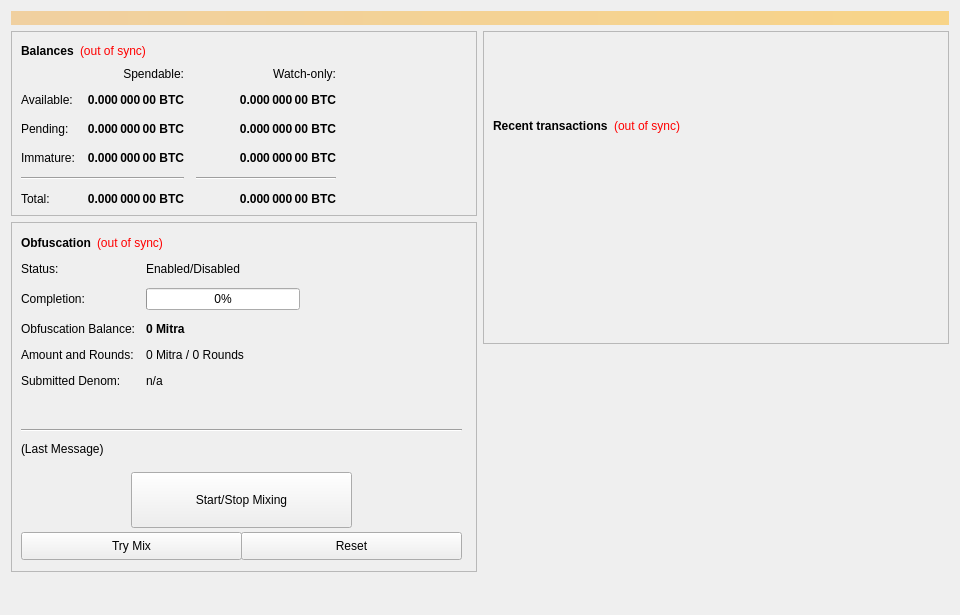
<?xml version="1.0" encoding="UTF-8"?>
<ui version="4.0">
 <class>OverviewPage</class>
 <widget class="QWidget" name="OverviewPage">
  <property name="geometry">
   <rect>
    <x>0</x>
    <y>0</y>
    <width>960</width>
    <height>615</height>
   </rect>
  </property>
  <property name="minimumSize">
   <size>
    <width>960</width>
    <height>0</height>
   </size>
  </property>
  <property name="windowTitle">
   <string>Form</string>
  </property>
  <layout class="QVBoxLayout" name="topLayout">
   <item>
    <widget class="QLabel" name="labelAlerts">
     <property name="visible">
      <bool>false</bool>
     </property>
     <property name="styleSheet">
      <string notr="true">background-color: qlineargradient(x1: 0, y1: 0, x2: 1, y2: 0, stop:0 #F0D0A0, stop:1 #F8D488); color:#000000;</string>
     </property>
     <property name="wordWrap">
      <bool>true</bool>
     </property>
     <property name="margin">
      <number>3</number>
     </property>
    </widget>
   </item>
   <item>
    <layout class="QHBoxLayout" name="horizontalLayout" stretch="1,1">
     <item>
      <layout class="QVBoxLayout" name="verticalLayout_2">
       <item>
        <widget class="QFrame" name="frame">
         <property name="frameShape">
          <enum>QFrame::StyledPanel</enum>
         </property>
         <property name="frameShadow">
          <enum>QFrame::Raised</enum>
         </property>
         <layout class="QVBoxLayout" name="verticalLayout_4">
          <item>
           <layout class="QHBoxLayout" name="horizontalLayout_4">
            <item>
             <widget class="QLabel" name="label_5">
              <property name="font">
               <font>
                <weight>75</weight>
                <bold>true</bold>
               </font>
              </property>
              <property name="text">
               <string>Balances</string>
              </property>
             </widget>
            </item>
            <item>
             <widget class="QLabel" name="labelWalletStatus">
              <property name="cursor">
               <cursorShape>WhatsThisCursor</cursorShape>
              </property>
              <property name="toolTip">
               <string>The displayed information may be out of date. Your wallet automatically synchronizes with the MITRA network after a connection is established, but this process has not completed yet.</string>
              </property>
              <property name="styleSheet">
               <string notr="true">QLabel { color: red; }</string>
              </property>
              <property name="text">
               <string notr="true">(out of sync)</string>
              </property>
              <property name="alignment">
               <set>Qt::AlignLeading|Qt::AlignLeft|Qt::AlignVCenter</set>
              </property>
             </widget>
            </item>
            <item>
             <spacer name="horizontalSpacer_3">
              <property name="orientation">
               <enum>Qt::Horizontal</enum>
              </property>
              <property name="sizeHint" stdset="0">
               <size>
                <width>40</width>
                <height>20</height>
               </size>
              </property>
             </spacer>
            </item>
           </layout>
          </item>
          <item>
           <layout class="QGridLayout" name="gridLayout">
            <property name="spacing">
             <number>12</number>
            </property>
            <item row="2" column="2">
             <widget class="QLabel" name="labelWatchPending">
              <property name="font">
               <font>
                <weight>75</weight>
                <bold>true</bold>
               </font>
              </property>
              <property name="cursor">
               <cursorShape>IBeamCursor</cursorShape>
              </property>
              <property name="toolTip">
               <string>Unconfirmed transactions to watch-only addresses</string>
              </property>
              <property name="text">
               <string notr="true">0.000 000 00 BTC</string>
              </property>
              <property name="alignment">
               <set>Qt::AlignRight|Qt::AlignTrailing|Qt::AlignVCenter</set>
              </property>
              <property name="textInteractionFlags">
               <set>Qt::LinksAccessibleByMouse|Qt::TextSelectableByKeyboard|Qt::TextSelectableByMouse</set>
              </property>
             </widget>
            </item>
            <item row="2" column="1">
             <widget class="QLabel" name="labelUnconfirmed">
              <property name="font">
               <font>
                <weight>75</weight>
                <bold>true</bold>
               </font>
              </property>
              <property name="cursor">
               <cursorShape>IBeamCursor</cursorShape>
              </property>
              <property name="toolTip">
               <string>Total of transactions that have yet to be confirmed, and do not yet count toward the spendable balance</string>
              </property>
              <property name="text">
               <string notr="true">0.000 000 00 BTC</string>
              </property>
              <property name="alignment">
               <set>Qt::AlignRight|Qt::AlignTrailing|Qt::AlignVCenter</set>
              </property>
              <property name="textInteractionFlags">
               <set>Qt::LinksAccessibleByMouse|Qt::TextSelectableByKeyboard|Qt::TextSelectableByMouse</set>
              </property>
             </widget>
            </item>
            <item row="3" column="2">
             <widget class="QLabel" name="labelWatchImmature">
              <property name="font">
               <font>
                <weight>75</weight>
                <bold>true</bold>
               </font>
              </property>
              <property name="cursor">
               <cursorShape>IBeamCursor</cursorShape>
              </property>
              <property name="toolTip">
               <string>Staked or masternode rewards in watch-only addresses that has not yet matured</string>
              </property>
              <property name="text">
               <string notr="true">0.000 000 00 BTC</string>
              </property>
              <property name="alignment">
               <set>Qt::AlignRight|Qt::AlignTrailing|Qt::AlignVCenter</set>
              </property>
              <property name="textInteractionFlags">
               <set>Qt::LinksAccessibleByMouse|Qt::TextSelectableByKeyboard|Qt::TextSelectableByMouse</set>
              </property>
             </widget>
            </item>
            <item row="4" column="0" colspan="2">
             <widget class="Line" name="lineSpendableBalance">
              <property name="orientation">
               <enum>Qt::Horizontal</enum>
              </property>
             </widget>
            </item>
            <item row="4" column="2">
             <widget class="Line" name="lineWatchBalance">
              <property name="sizePolicy">
               <sizepolicy hsizetype="Preferred" vsizetype="Fixed">
                <horstretch>0</horstretch>
                <verstretch>0</verstretch>
               </sizepolicy>
              </property>
              <property name="minimumSize">
               <size>
                <width>140</width>
                <height>0</height>
               </size>
              </property>
              <property name="orientation">
               <enum>Qt::Horizontal</enum>
              </property>
             </widget>
            </item>
            <item row="5" column="0">
             <widget class="QLabel" name="labelTotalText">
              <property name="text">
               <string>Total:</string>
              </property>
             </widget>
            </item>
            <item row="3" column="1">
             <widget class="QLabel" name="labelImmature">
              <property name="font">
               <font>
                <weight>75</weight>
                <bold>true</bold>
               </font>
              </property>
              <property name="cursor">
               <cursorShape>IBeamCursor</cursorShape>
              </property>
              <property name="toolTip">
               <string>Staked or masternode rewards that has not yet matured</string>
              </property>
              <property name="text">
               <string notr="true">0.000 000 00 BTC</string>
              </property>
              <property name="alignment">
               <set>Qt::AlignRight|Qt::AlignTrailing|Qt::AlignVCenter</set>
              </property>
              <property name="textInteractionFlags">
               <set>Qt::LinksAccessibleByMouse|Qt::TextSelectableByKeyboard|Qt::TextSelectableByMouse</set>
              </property>
             </widget>
            </item>
            <item row="2" column="3">
             <spacer name="horizontalSpacer_2">
              <property name="orientation">
               <enum>Qt::Horizontal</enum>
              </property>
              <property name="sizeHint" stdset="0">
               <size>
                <width>40</width>
                <height>20</height>
               </size>
              </property>
             </spacer>
            </item>
            <item row="3" column="0">
             <widget class="QLabel" name="labelImmatureText">
              <property name="text">
               <string>Immature:</string>
              </property>
             </widget>
            </item>
            <item row="5" column="1">
             <widget class="QLabel" name="labelTotal">
              <property name="font">
               <font>
                <weight>75</weight>
                <bold>true</bold>
               </font>
              </property>
              <property name="cursor">
               <cursorShape>IBeamCursor</cursorShape>
              </property>
              <property name="toolTip">
               <string>Your current total balance</string>
              </property>
              <property name="text">
               <string notr="true">0.000 000 00 BTC</string>
              </property>
              <property name="alignment">
               <set>Qt::AlignRight|Qt::AlignTrailing|Qt::AlignVCenter</set>
              </property>
              <property name="textInteractionFlags">
               <set>Qt::LinksAccessibleByMouse|Qt::TextSelectableByKeyboard|Qt::TextSelectableByMouse</set>
              </property>
             </widget>
            </item>
            <item row="5" column="2">
             <widget class="QLabel" name="labelWatchTotal">
              <property name="font">
               <font>
                <weight>75</weight>
                <bold>true</bold>
               </font>
              </property>
              <property name="cursor">
               <cursorShape>IBeamCursor</cursorShape>
              </property>
              <property name="toolTip">
               <string>Current total balance in watch-only addresses</string>
              </property>
              <property name="text">
               <string notr="true">0.000 000 00 BTC</string>
              </property>
              <property name="alignment">
               <set>Qt::AlignRight|Qt::AlignTrailing|Qt::AlignVCenter</set>
              </property>
              <property name="textInteractionFlags">
               <set>Qt::LinksAccessibleByMouse|Qt::TextSelectableByKeyboard|Qt::TextSelectableByMouse</set>
              </property>
             </widget>
            </item>
            <item row="0" column="2">
             <widget class="QLabel" name="labelWatchonly">
              <property name="text">
               <string>Watch-only:</string>
              </property>
              <property name="alignment">
               <set>Qt::AlignRight|Qt::AlignTrailing|Qt::AlignVCenter</set>
              </property>
             </widget>
            </item>
            <item row="1" column="0">
             <widget class="QLabel" name="labelBalanceText">
              <property name="text">
               <string>Available:</string>
              </property>
             </widget>
            </item>
            <item row="1" column="1">
             <widget class="QLabel" name="labelBalance">
              <property name="font">
               <font>
                <weight>75</weight>
                <bold>true</bold>
               </font>
              </property>
              <property name="cursor">
               <cursorShape>IBeamCursor</cursorShape>
              </property>
              <property name="toolTip">
               <string>Your current spendable balance</string>
              </property>
              <property name="text">
               <string notr="true">0.000 000 00 BTC</string>
              </property>
              <property name="alignment">
               <set>Qt::AlignRight|Qt::AlignTrailing|Qt::AlignVCenter</set>
              </property>
              <property name="textInteractionFlags">
               <set>Qt::LinksAccessibleByMouse|Qt::TextSelectableByKeyboard|Qt::TextSelectableByMouse</set>
              </property>
             </widget>
            </item>
            <item row="1" column="2">
             <widget class="QLabel" name="labelWatchAvailable">
              <property name="font">
               <font>
                <weight>75</weight>
                <bold>true</bold>
               </font>
              </property>
              <property name="cursor">
               <cursorShape>IBeamCursor</cursorShape>
              </property>
              <property name="toolTip">
               <string>Your current balance in watch-only addresses</string>
              </property>
              <property name="text">
               <string notr="true">0.000 000 00 BTC</string>
              </property>
              <property name="alignment">
               <set>Qt::AlignRight|Qt::AlignTrailing|Qt::AlignVCenter</set>
              </property>
              <property name="textInteractionFlags">
               <set>Qt::LinksAccessibleByMouse|Qt::TextSelectableByKeyboard|Qt::TextSelectableByMouse</set>
              </property>
             </widget>
            </item>
            <item row="2" column="0">
             <widget class="QLabel" name="labelPendingText">
              <property name="text">
               <string>Pending:</string>
              </property>
             </widget>
            </item>
            <item row="0" column="1">
             <widget class="QLabel" name="labelSpendable">
              <property name="text">
               <string>Spendable:</string>
              </property>
              <property name="alignment">
               <set>Qt::AlignRight|Qt::AlignTrailing|Qt::AlignVCenter</set>
              </property>
             </widget>
            </item>
           </layout>
          </item>
         </layout>
        </widget>
       </item>
       <item>
        <widget class="QFrame" name="frameObfuscation">
         <property name="minimumSize">
          <size>
           <width>0</width>
           <height>350</height>
          </size>
         </property>
         <property name="layoutDirection">
          <enum>Qt::LeftToRight</enum>
         </property>
         <property name="frameShape">
          <enum>QFrame::StyledPanel</enum>
         </property>
         <property name="frameShadow">
          <enum>QFrame::Raised</enum>
         </property>
         <widget class="QWidget" name="formLayoutWidget">
          <property name="geometry">
           <rect>
            <x>10</x>
            <y>40</y>
            <width>451</width>
            <height>161</height>
           </rect>
          </property>
          <layout class="QFormLayout" name="formLayout">
           <property name="fieldGrowthPolicy">
            <enum>QFormLayout::AllNonFixedFieldsGrow</enum>
           </property>
           <property name="horizontalSpacing">
            <number>11</number>
           </property>
           <property name="verticalSpacing">
            <number>12</number>
           </property>
           <item row="0" column="0">
            <widget class="QLabel" name="label_6">
             <property name="text">
              <string>Status:</string>
             </property>
            </widget>
           </item>
           <item row="1" column="0">
            <widget class="QLabel" name="label_7">
             <property name="text">
              <string>Completion:</string>
             </property>
            </widget>
           </item>
           <item row="1" column="1">
            <widget class="QProgressBar" name="obfuscationProgress">
             <property name="maximumSize">
              <size>
               <width>154</width>
               <height>16777215</height>
              </size>
             </property>
             <property name="value">
              <number>0</number>
             </property>
            </widget>
           </item>
           <item row="2" column="0">
            <widget class="QLabel" name="labelAnonymizedText">
             <property name="text">
              <string>Obfuscation Balance:</string>
             </property>
            </widget>
           </item>
           <item row="2" column="1">
            <widget class="QLabel" name="labelAnonymized">
             <property name="font">
              <font>
               <weight>75</weight>
               <bold>true</bold>
              </font>
             </property>
             <property name="text">
              <string notr="true">0 Mitra</string>
             </property>
            </widget>
           </item>
           <item row="3" column="0">
            <widget class="QLabel" name="label_8">
             <property name="text">
              <string>Amount and Rounds:</string>
             </property>
            </widget>
           </item>
           <item row="3" column="1">
            <widget class="QLabel" name="labelAmountRounds">
             <property name="text">
              <string>0 Mitra / 0 Rounds</string>
             </property>
            </widget>
           </item>
           <item row="4" column="0">
            <widget class="QLabel" name="label_9">
             <property name="text">
              <string>Submitted Denom:</string>
             </property>
            </widget>
           </item>
           <item row="4" column="1">
            <widget class="QLabel" name="labelSubmittedDenom">
             <property name="toolTip">
              <string>The denominations you submitted to the Masternode.&lt;br&gt;To mix, other users must submit the exact same denominations.</string>
             </property>
             <property name="text">
              <string>n/a</string>
             </property>
            </widget>
           </item>
           <item row="0" column="1">
            <widget class="QLabel" name="obfuscationEnabled">
             <property name="text">
              <string>Enabled/Disabled</string>
             </property>
            </widget>
           </item>
          </layout>
         </widget>
         <widget class="QPushButton" name="runAutoDenom">
          <property name="geometry">
           <rect>
            <x>251</x>
            <y>17</y>
            <width>1</width>
            <height>1</height>
           </rect>
          </property>
          <property name="palette">
           <palette>
            <active>
             <colorrole role="WindowText">
              <brush brushstyle="SolidPattern">
               <color alpha="255">
                <red>0</red>
                <green>0</green>
                <blue>0</blue>
               </color>
              </brush>
             </colorrole>
             <colorrole role="Button">
              <brush brushstyle="SolidPattern">
               <color alpha="255">
                <red>239</red>
                <green>238</green>
                <blue>238</blue>
               </color>
              </brush>
             </colorrole>
             <colorrole role="Light">
              <brush brushstyle="SolidPattern">
               <color alpha="255">
                <red>255</red>
                <green>255</green>
                <blue>255</blue>
               </color>
              </brush>
             </colorrole>
             <colorrole role="Midlight">
              <brush brushstyle="SolidPattern">
               <color alpha="255">
                <red>247</red>
                <green>246</green>
                <blue>246</blue>
               </color>
              </brush>
             </colorrole>
             <colorrole role="Dark">
              <brush brushstyle="SolidPattern">
               <color alpha="255">
                <red>119</red>
                <green>119</green>
                <blue>119</blue>
               </color>
              </brush>
             </colorrole>
             <colorrole role="Mid">
              <brush brushstyle="SolidPattern">
               <color alpha="255">
                <red>159</red>
                <green>159</green>
                <blue>159</blue>
               </color>
              </brush>
             </colorrole>
             <colorrole role="Text">
              <brush brushstyle="SolidPattern">
               <color alpha="255">
                <red>0</red>
                <green>0</green>
                <blue>0</blue>
               </color>
              </brush>
             </colorrole>
             <colorrole role="BrightText">
              <brush brushstyle="SolidPattern">
               <color alpha="255">
                <red>255</red>
                <green>255</green>
                <blue>255</blue>
               </color>
              </brush>
             </colorrole>
             <colorrole role="ButtonText">
              <brush brushstyle="SolidPattern">
               <color alpha="255">
                <red>0</red>
                <green>0</green>
                <blue>0</blue>
               </color>
              </brush>
             </colorrole>
             <colorrole role="Base">
              <brush brushstyle="SolidPattern">
               <color alpha="255">
                <red>255</red>
                <green>255</green>
                <blue>255</blue>
               </color>
              </brush>
             </colorrole>
             <colorrole role="Window">
              <brush brushstyle="SolidPattern">
               <color alpha="255">
                <red>239</red>
                <green>238</green>
                <blue>238</blue>
               </color>
              </brush>
             </colorrole>
             <colorrole role="Shadow">
              <brush brushstyle="SolidPattern">
               <color alpha="255">
                <red>0</red>
                <green>0</green>
                <blue>0</blue>
               </color>
              </brush>
             </colorrole>
             <colorrole role="AlternateBase">
              <brush brushstyle="SolidPattern">
               <color alpha="255">
                <red>247</red>
                <green>246</green>
                <blue>246</blue>
               </color>
              </brush>
             </colorrole>
             <colorrole role="ToolTipBase">
              <brush brushstyle="SolidPattern">
               <color alpha="255">
                <red>255</red>
                <green>255</green>
                <blue>220</blue>
               </color>
              </brush>
             </colorrole>
             <colorrole role="ToolTipText">
              <brush brushstyle="SolidPattern">
               <color alpha="255">
                <red>0</red>
                <green>0</green>
                <blue>0</blue>
               </color>
              </brush>
             </colorrole>
            </active>
            <inactive>
             <colorrole role="WindowText">
              <brush brushstyle="SolidPattern">
               <color alpha="255">
                <red>0</red>
                <green>0</green>
                <blue>0</blue>
               </color>
              </brush>
             </colorrole>
             <colorrole role="Button">
              <brush brushstyle="SolidPattern">
               <color alpha="255">
                <red>239</red>
                <green>238</green>
                <blue>238</blue>
               </color>
              </brush>
             </colorrole>
             <colorrole role="Light">
              <brush brushstyle="SolidPattern">
               <color alpha="255">
                <red>255</red>
                <green>255</green>
                <blue>255</blue>
               </color>
              </brush>
             </colorrole>
             <colorrole role="Midlight">
              <brush brushstyle="SolidPattern">
               <color alpha="255">
                <red>247</red>
                <green>246</green>
                <blue>246</blue>
               </color>
              </brush>
             </colorrole>
             <colorrole role="Dark">
              <brush brushstyle="SolidPattern">
               <color alpha="255">
                <red>119</red>
                <green>119</green>
                <blue>119</blue>
               </color>
              </brush>
             </colorrole>
             <colorrole role="Mid">
              <brush brushstyle="SolidPattern">
               <color alpha="255">
                <red>159</red>
                <green>159</green>
                <blue>159</blue>
               </color>
              </brush>
             </colorrole>
             <colorrole role="Text">
              <brush brushstyle="SolidPattern">
               <color alpha="255">
                <red>0</red>
                <green>0</green>
                <blue>0</blue>
               </color>
              </brush>
             </colorrole>
             <colorrole role="BrightText">
              <brush brushstyle="SolidPattern">
               <color alpha="255">
                <red>255</red>
                <green>255</green>
                <blue>255</blue>
               </color>
              </brush>
             </colorrole>
             <colorrole role="ButtonText">
              <brush brushstyle="SolidPattern">
               <color alpha="255">
                <red>0</red>
                <green>0</green>
                <blue>0</blue>
               </color>
              </brush>
             </colorrole>
             <colorrole role="Base">
              <brush brushstyle="SolidPattern">
               <color alpha="255">
                <red>255</red>
                <green>255</green>
                <blue>255</blue>
               </color>
              </brush>
             </colorrole>
             <colorrole role="Window">
              <brush brushstyle="SolidPattern">
               <color alpha="255">
                <red>239</red>
                <green>238</green>
                <blue>238</blue>
               </color>
              </brush>
             </colorrole>
             <colorrole role="Shadow">
              <brush brushstyle="SolidPattern">
               <color alpha="255">
                <red>0</red>
                <green>0</green>
                <blue>0</blue>
               </color>
              </brush>
             </colorrole>
             <colorrole role="AlternateBase">
              <brush brushstyle="SolidPattern">
               <color alpha="255">
                <red>247</red>
                <green>246</green>
                <blue>246</blue>
               </color>
              </brush>
             </colorrole>
             <colorrole role="ToolTipBase">
              <brush brushstyle="SolidPattern">
               <color alpha="255">
                <red>255</red>
                <green>255</green>
                <blue>220</blue>
               </color>
              </brush>
             </colorrole>
             <colorrole role="ToolTipText">
              <brush brushstyle="SolidPattern">
               <color alpha="255">
                <red>0</red>
                <green>0</green>
                <blue>0</blue>
               </color>
              </brush>
             </colorrole>
            </inactive>
            <disabled>
             <colorrole role="WindowText">
              <brush brushstyle="SolidPattern">
               <color alpha="255">
                <red>119</red>
                <green>119</green>
                <blue>119</blue>
               </color>
              </brush>
             </colorrole>
             <colorrole role="Button">
              <brush brushstyle="SolidPattern">
               <color alpha="255">
                <red>239</red>
                <green>238</green>
                <blue>238</blue>
               </color>
              </brush>
             </colorrole>
             <colorrole role="Light">
              <brush brushstyle="SolidPattern">
               <color alpha="255">
                <red>255</red>
                <green>255</green>
                <blue>255</blue>
               </color>
              </brush>
             </colorrole>
             <colorrole role="Midlight">
              <brush brushstyle="SolidPattern">
               <color alpha="255">
                <red>247</red>
                <green>246</green>
                <blue>246</blue>
               </color>
              </brush>
             </colorrole>
             <colorrole role="Dark">
              <brush brushstyle="SolidPattern">
               <color alpha="255">
                <red>119</red>
                <green>119</green>
                <blue>119</blue>
               </color>
              </brush>
             </colorrole>
             <colorrole role="Mid">
              <brush brushstyle="SolidPattern">
               <color alpha="255">
                <red>159</red>
                <green>159</green>
                <blue>159</blue>
               </color>
              </brush>
             </colorrole>
             <colorrole role="Text">
              <brush brushstyle="SolidPattern">
               <color alpha="255">
                <red>119</red>
                <green>119</green>
                <blue>119</blue>
               </color>
              </brush>
             </colorrole>
             <colorrole role="BrightText">
              <brush brushstyle="SolidPattern">
               <color alpha="255">
                <red>255</red>
                <green>255</green>
                <blue>255</blue>
               </color>
              </brush>
             </colorrole>
             <colorrole role="ButtonText">
              <brush brushstyle="SolidPattern">
               <color alpha="255">
                <red>119</red>
                <green>119</green>
                <blue>119</blue>
               </color>
              </brush>
             </colorrole>
             <colorrole role="Base">
              <brush brushstyle="SolidPattern">
               <color alpha="255">
                <red>239</red>
                <green>238</green>
                <blue>238</blue>
               </color>
              </brush>
             </colorrole>
             <colorrole role="Window">
              <brush brushstyle="SolidPattern">
               <color alpha="255">
                <red>239</red>
                <green>238</green>
                <blue>238</blue>
               </color>
              </brush>
             </colorrole>
             <colorrole role="Shadow">
              <brush brushstyle="SolidPattern">
               <color alpha="255">
                <red>0</red>
                <green>0</green>
                <blue>0</blue>
               </color>
              </brush>
             </colorrole>
             <colorrole role="AlternateBase">
              <brush brushstyle="SolidPattern">
               <color alpha="255">
                <red>239</red>
                <green>238</green>
                <blue>238</blue>
               </color>
              </brush>
             </colorrole>
             <colorrole role="ToolTipBase">
              <brush brushstyle="SolidPattern">
               <color alpha="255">
                <red>255</red>
                <green>255</green>
                <blue>220</blue>
               </color>
              </brush>
             </colorrole>
             <colorrole role="ToolTipText">
              <brush brushstyle="SolidPattern">
               <color alpha="255">
                <red>0</red>
                <green>0</green>
                <blue>0</blue>
               </color>
              </brush>
             </colorrole>
            </disabled>
           </palette>
          </property>
          <property name="focusPolicy">
           <enum>Qt::NoFocus</enum>
          </property>
          <property name="autoFillBackground">
           <bool>true</bool>
          </property>
          <property name="text">
           <string/>
          </property>
          <property name="flat">
           <bool>true</bool>
          </property>
         </widget>
         <widget class="QPushButton" name="toggleObfuscation">
          <property name="geometry">
           <rect>
            <x>120</x>
            <y>250</y>
            <width>221</width>
            <height>56</height>
           </rect>
          </property>
          <property name="sizePolicy">
           <sizepolicy hsizetype="MinimumExpanding" vsizetype="Fixed">
            <horstretch>0</horstretch>
            <verstretch>0</verstretch>
           </sizepolicy>
          </property>
          <property name="text">
           <string>Start/Stop Mixing</string>
          </property>
         </widget>
         <widget class="Line" name="lineLastMessage">
          <property name="geometry">
           <rect>
            <x>10</x>
            <y>200</y>
            <width>441</width>
            <height>16</height>
           </rect>
          </property>
          <property name="orientation">
           <enum>Qt::Horizontal</enum>
          </property>
         </widget>
         <widget class="QLabel" name="obfuscationStatus">
          <property name="geometry">
           <rect>
            <x>10</x>
            <y>220</y>
            <width>451</width>
            <height>61</height>
           </rect>
          </property>
          <property name="minimumSize">
           <size>
            <width>288</width>
            <height>43</height>
           </size>
          </property>
          <property name="text">
           <string>(Last Message)</string>
          </property>
          <property name="alignment">
           <set>Qt::AlignLeading|Qt::AlignLeft|Qt::AlignTop</set>
          </property>
          <property name="wordWrap">
           <bool>true</bool>
          </property>
         </widget>
         <widget class="QPushButton" name="obfuscationAuto">
          <property name="geometry">
           <rect>
            <x>10</x>
            <y>310</y>
            <width>221</width>
            <height>28</height>
           </rect>
          </property>
          <property name="sizePolicy">
           <sizepolicy hsizetype="MinimumExpanding" vsizetype="Fixed">
            <horstretch>0</horstretch>
            <verstretch>0</verstretch>
           </sizepolicy>
          </property>
          <property name="toolTip">
           <string>Try to manually submit a Obfuscation request.</string>
          </property>
          <property name="text">
           <string>Try Mix</string>
          </property>
         </widget>
         <widget class="QPushButton" name="obfuscationReset">
          <property name="geometry">
           <rect>
            <x>230</x>
            <y>310</y>
            <width>221</width>
            <height>28</height>
           </rect>
          </property>
          <property name="sizePolicy">
           <sizepolicy hsizetype="MinimumExpanding" vsizetype="Fixed">
            <horstretch>0</horstretch>
            <verstretch>0</verstretch>
           </sizepolicy>
          </property>
          <property name="toolTip">
           <string>Reset the current status of Obfuscation (can interrupt Obfuscation if it's in the process of Mixing, which can cost you money!)</string>
          </property>
          <property name="autoFillBackground">
           <bool>false</bool>
          </property>
          <property name="text">
           <string>Reset</string>
          </property>
         </widget>
         <widget class="QWidget" name="layoutWidget">
          <property name="geometry">
           <rect>
            <x>10</x>
            <y>10</y>
            <width>431</width>
            <height>22</height>
           </rect>
          </property>
          <layout class="QHBoxLayout" name="horizontalLayout_5">
           <item>
            <widget class="QLabel" name="label_2">
             <property name="font">
              <font>
               <weight>75</weight>
               <bold>true</bold>
              </font>
             </property>
             <property name="text">
              <string>Obfuscation</string>
             </property>
            </widget>
           </item>
           <item>
            <widget class="QLabel" name="labelObfuscationSyncStatus">
             <property name="toolTip">
              <string>The displayed information may be out of date. Your wallet automatically synchronizes with the MITRA network after a connection is established, but this process has not completed yet.</string>
             </property>
             <property name="styleSheet">
              <string notr="true">QLabel { color: red; }</string>
             </property>
             <property name="text">
              <string notr="true">(out of sync)</string>
             </property>
             <property name="alignment">
              <set>Qt::AlignLeading|Qt::AlignLeft|Qt::AlignVCenter</set>
             </property>
            </widget>
           </item>
           <item>
            <spacer name="horizontalSpacer_4">
             <property name="orientation">
              <enum>Qt::Horizontal</enum>
             </property>
             <property name="sizeHint" stdset="0">
              <size>
               <width>40</width>
               <height>20</height>
              </size>
             </property>
            </spacer>
           </item>
          </layout>
         </widget>
        </widget>
       </item>
       <item>
        <spacer name="verticalSpacer">
         <property name="orientation">
          <enum>Qt::Vertical</enum>
         </property>
         <property name="sizeHint" stdset="0">
          <size>
           <width>20</width>
           <height>40</height>
          </size>
         </property>
        </spacer>
       </item>
      </layout>
     </item>
     <item>
      <layout class="QVBoxLayout" name="verticalLayout_3">
       <item>
        <widget class="QFrame" name="frame_2">
         <property name="frameShape">
          <enum>QFrame::StyledPanel</enum>
         </property>
         <property name="frameShadow">
          <enum>QFrame::Raised</enum>
         </property>
         <layout class="QVBoxLayout" name="verticalLayout">
          <item>
           <spacer name="verticalSpacer_3">
            <property name="orientation">
             <enum>Qt::Vertical</enum>
            </property>
            <property name="sizeType">
             <enum>QSizePolicy::Fixed</enum>
            </property>
            <property name="sizeHint" stdset="0">
             <size>
              <width>20</width>
              <height>75</height>
             </size>
            </property>
           </spacer>
          </item>
          <item>
           <layout class="QHBoxLayout" name="horizontalLayout_2">
            <item>
             <widget class="QLabel" name="label_4">
              <property name="font">
               <font>
                <weight>75</weight>
                <bold>true</bold>
               </font>
              </property>
              <property name="text">
               <string>Recent transactions</string>
              </property>
             </widget>
            </item>
            <item>
             <widget class="QLabel" name="labelTransactionsStatus">
              <property name="cursor">
               <cursorShape>WhatsThisCursor</cursorShape>
              </property>
              <property name="toolTip">
               <string>The displayed information may be out of date. Your wallet automatically synchronizes with the MITRA network after a connection is established, but this process has not completed yet.</string>
              </property>
              <property name="styleSheet">
               <string notr="true">QLabel { color: red; }</string>
              </property>
              <property name="text">
               <string notr="true">(out of sync)</string>
              </property>
              <property name="alignment">
               <set>Qt::AlignRight|Qt::AlignTrailing|Qt::AlignVCenter</set>
              </property>
             </widget>
            </item>
            <item>
             <spacer name="horizontalSpacer">
              <property name="orientation">
               <enum>Qt::Horizontal</enum>
              </property>
              <property name="sizeHint" stdset="0">
               <size>
                <width>40</width>
                <height>20</height>
               </size>
              </property>
             </spacer>
            </item>
           </layout>
          </item>
          <item>
           <widget class="QListView" name="listTransactions">
            <property name="styleSheet">
             <string notr="true">QListView { background: transparent; }</string>
            </property>
            <property name="frameShape">
             <enum>QFrame::NoFrame</enum>
            </property>
            <property name="verticalScrollBarPolicy">
             <enum>Qt::ScrollBarAlwaysOff</enum>
            </property>
            <property name="horizontalScrollBarPolicy">
             <enum>Qt::ScrollBarAlwaysOff</enum>
            </property>
            <property name="selectionMode">
             <enum>QAbstractItemView::NoSelection</enum>
            </property>
           </widget>
          </item>
         </layout>
        </widget>
       </item>
       <item>
        <spacer name="verticalSpacer_2">
         <property name="orientation">
          <enum>Qt::Vertical</enum>
         </property>
         <property name="sizeType">
          <enum>QSizePolicy::Expanding</enum>
         </property>
         <property name="sizeHint" stdset="0">
          <size>
           <width>20</width>
           <height>40</height>
          </size>
         </property>
        </spacer>
       </item>
      </layout>
     </item>
    </layout>
   </item>
  </layout>
 </widget>
 <resources/>
 <connections/>
</ui>
